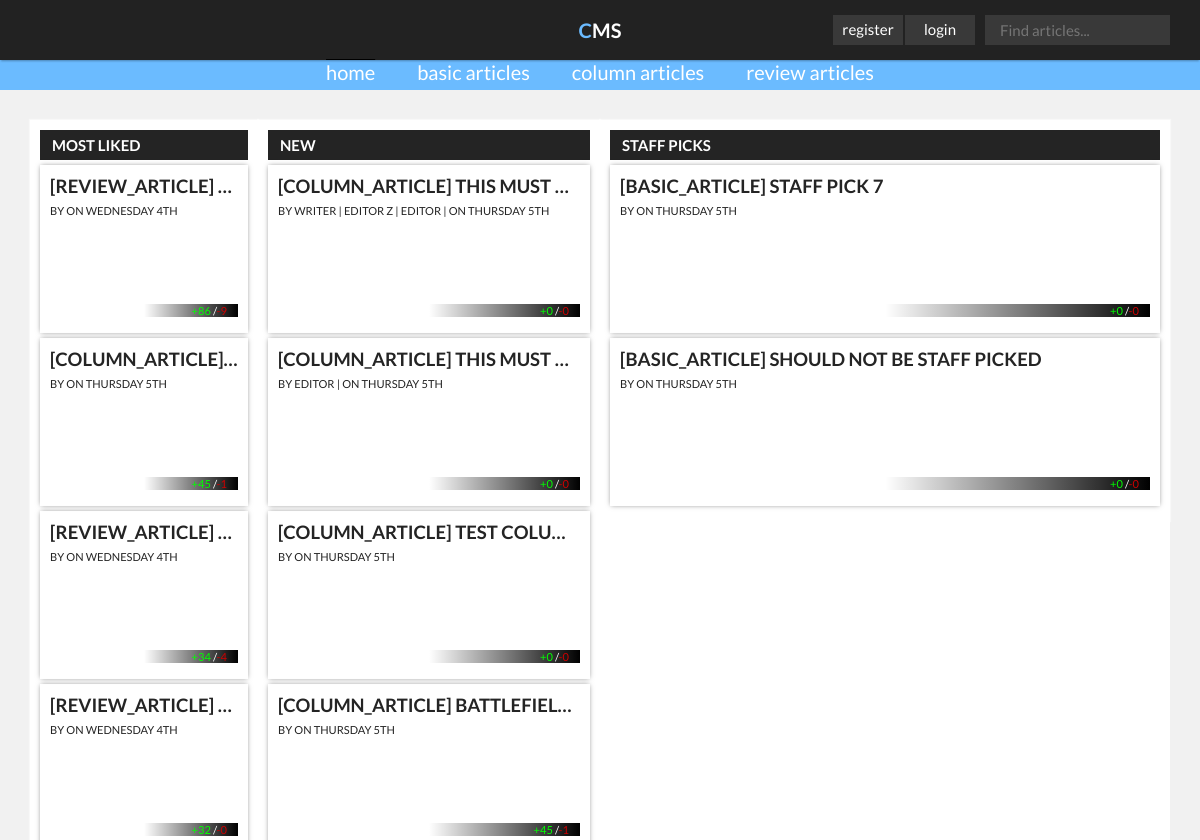
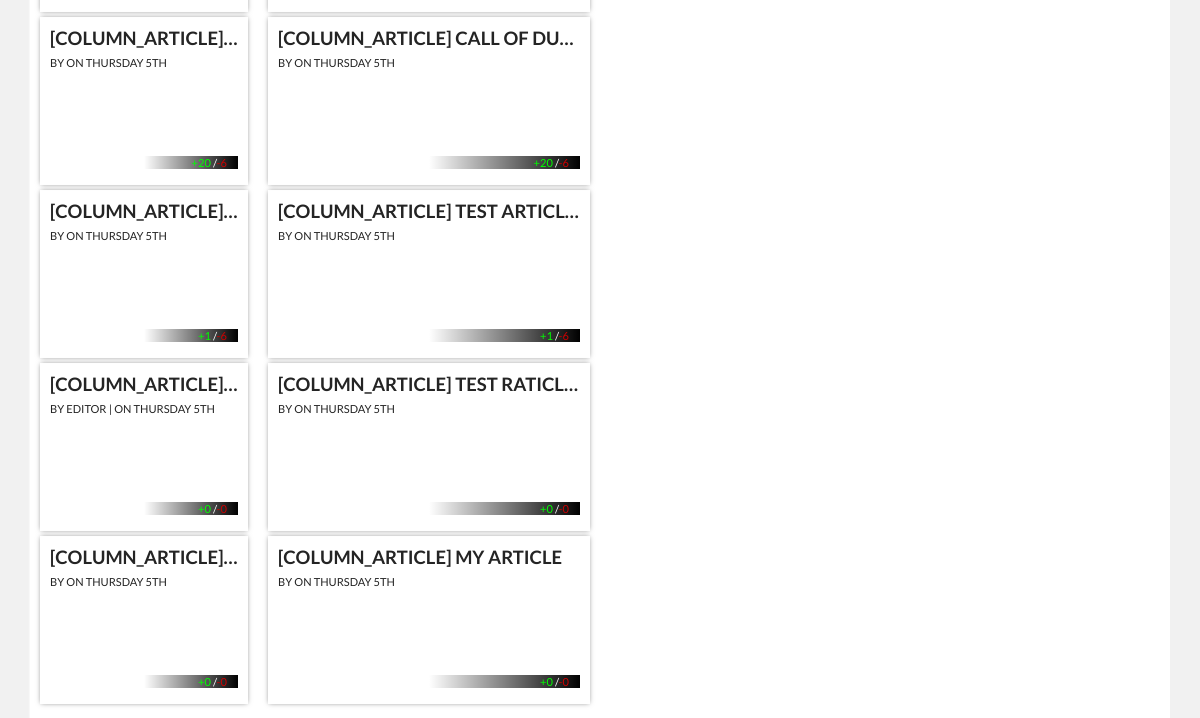
The page /index.php?page=home on the database as committed earlier (2 pictures, top to bottom).
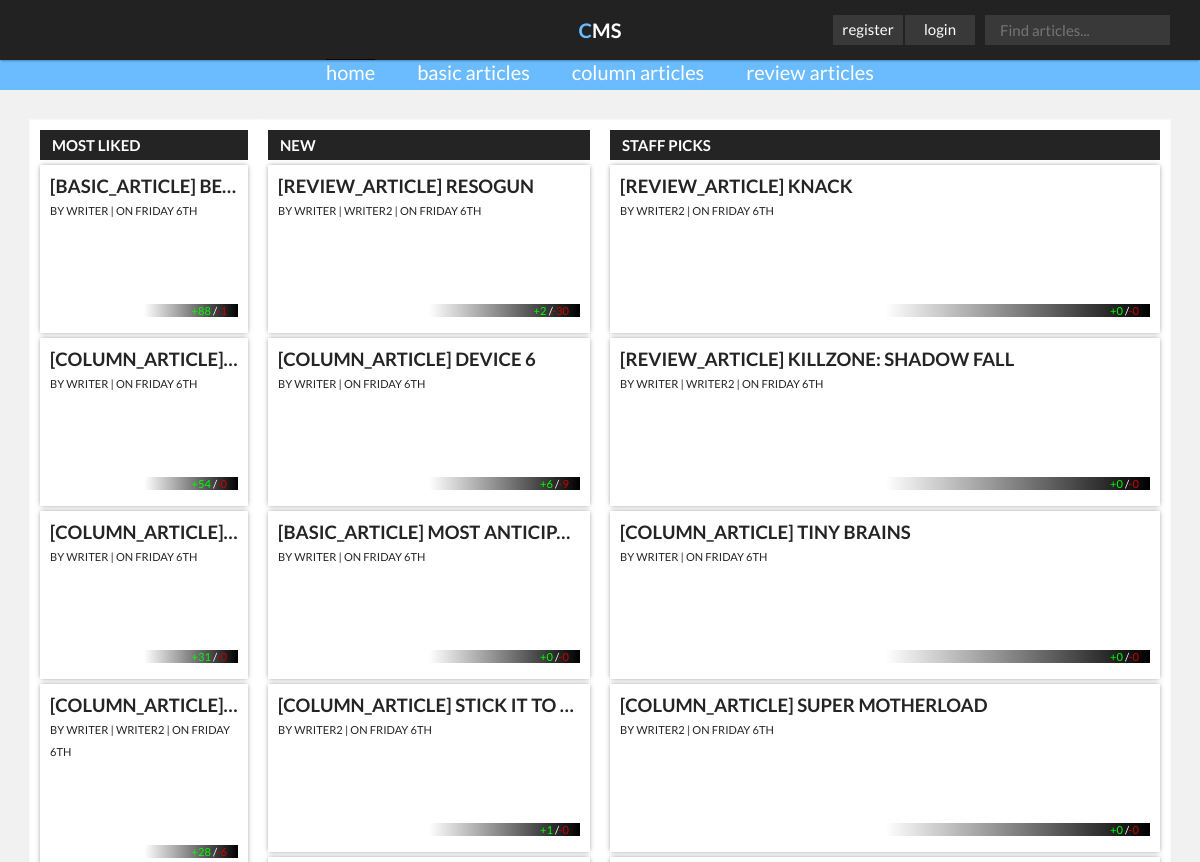
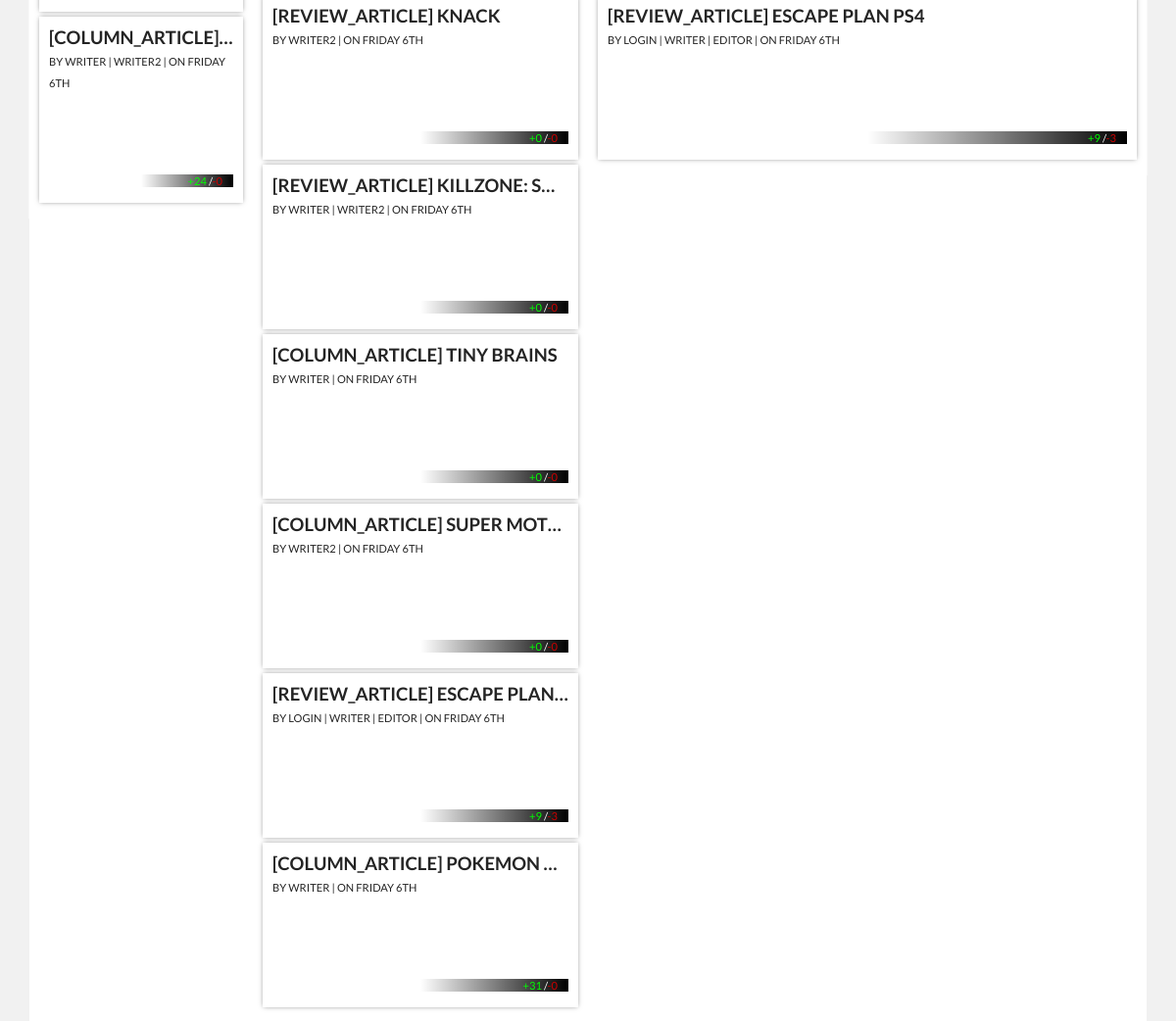
The same page on the database as committed later (2 pictures, top to bottom).
### tables this page shows
CREATE TABLE `articles` (
  `article_id` int(6) NOT NULL AUTO_INCREMENT,
  `article_title` varchar(100) NOT NULL,
  `article_content` text NOT NULL,
  `article_timestamp` int(11) NOT NULL,
  `article_image` varchar(255) NOT NULL,
  `article_status` varchar(30) NOT NULL,
  `article_type` varchar(30) NOT NULL,
  `article_staff_pick` tinyint(4) DEFAULT '0',
  PRIMARY KEY (`article_id`)
);

CREATE TABLE `article_likes` (
  `article_like_id` int(6) NOT NULL AUTO_INCREMENT,
  `article_like_amount` int(6) NOT NULL DEFAULT '0',
  `article_id` int(6) NOT NULL,
  PRIMARY KEY (`article_like_id`),
  KEY `article_id` (`article_id`),
  CONSTRAINT `article_likes_ibfk_1` FOREIGN KEY (`article_id`) REFERENCES `articles` (`article_id`)
);

CREATE TABLE `article_dislikes` (
  `article_dislike_id` int(6) NOT NULL AUTO_INCREMENT,
  `article_dislike_amount` int(6) NOT NULL,
  `article_id` int(6) NOT NULL,
  PRIMARY KEY (`article_dislike_id`),
  KEY `article_id` (`article_id`),
  CONSTRAINT `article_dislikes_ibfk_1` FOREIGN KEY (`article_id`) REFERENCES `articles` (`article_id`)
);

CREATE TABLE `users` (
  `user_id` int(6) NOT NULL AUTO_INCREMENT,
  `user_name` varchar(255) NOT NULL,
  `user_password` varchar(255) NOT NULL,
  `user_role` varchar(30) NOT NULL,
  PRIMARY KEY (`user_id`)
);

### views/AUView.php (called while the page is built, shortened)
<?php
class AUView {
    private $articlesModel;
    public function __construct( $controller, $articlesModel, $usersModel ){
        $this->articlesModel    = $articlesModel;
    }
    public function output_home_articles(){
        include 'html/header.html.php';
        $most_liked_articles = $this->articlesModel->getMostLikedArticles();
        $newest_articles = $this->articlesModel->getNewestArticles();
        $staff_picked_articles = (array)$this->articlesModel->getStaffPickedArticles();
        include 'html/home.html.php';
        include 'html/footer.html.php';
    }
}
 ?>

### models/ArticlesModel.php (called while the page is built, shortened)
<?php
include_once "config/connection.php";
include_once "models/Article.php";
class ArticlesModel {
    public function getLikes( $article_id ) {
        global $pdo;
        $query = $pdo->prepare("SELECT article_like_amount FROM article_likes WHERE article_id = ? ");
        $query->bindValue(1, $article_id);
        $query->execute();
        $article_like_amount = $query->fetchColumn();
        return $article_like_amount;
    }
    public function getDislikes( $article_id ) {
        global $pdo;
        $query = $pdo->prepare("SELECT article_dislike_amount FROM article_dislikes WHERE article_id = ? ");
        $query->bindValue(1, $article_id);
        $query->execute();
        $article_dislike_amount = $query->fetchColumn();
        return $article_dislike_amount;
    }
    public function getArticleAuthors( $article_id ) {
        global $pdo;
        $query = $pdo->prepare("
          SELECT U.user_name
          FROM users U
          INNER JOIN article_authors  AU ON U.user_id = AU.user_id
          WHERE AU.article_id = ?");
        $query->bindValue(1, $article_id);
        $query->execute();
        $article_authors = $query->fetchAll();
        return $article_authors;
    }
    public function getMostLikedArticles() {
        global $pdo;
        $query = $pdo->prepare("
                                SELECT a . *
                                FROM articles AS a
                                JOIN article_likes AS al ON al.article_id = a.article_id
                                ORDER BY al.article_like_amount DESC
                                LIMIT 0 , 10
        ");
        $query->execute();
        $rows = $query->fetchAll();
        foreach($rows as $row){
            $article = new Article(
               $row['article_id']
               ,$row['article_title']
               ,$row['article_content']
               ,$row['article_timestamp']
               ,$row['article_image']
               ,$row['article_status']
               ,$row['article_type']
               ,$row['article_staff_pick']
              );
            $most_liked_articles[] = $article;
        }
        return $most_liked_articles;
    }
    public function getNewestArticles() {
        global $pdo;
        $query = $pdo->prepare("
                                SELECT a . *
                                FROM articles AS a
                                ORDER BY a.article_timestamp DESC
                                LIMIT 0 , 10
        ");
        $query->execute();
        $rows = $query->fetchAll();
        foreach($rows as $row){
            $article = new Article(
               $row['article_id']
               ,$row['article_title']
               ,$row['article_content']
               ,$row['article_timestamp']
               ,$row['article_image']
               ,$row['article_status']
               ,$row['article_type']
               ,$row['article_staff_pick']
              );
            $newest_articles[] = $article;
        }
        return $newest_articles;
    }
    public function getStaffPickedArticles() {
        global $pdo;
        $query = $pdo->prepare("
                                SELECT a . *
                                FROM articles AS a
                                WHERE a.article_staff_pick = 1
                                ORDER BY a.article_timestamp DESC
                                LIMIT 0 , 10
        ");
        $query->execute();
        $rows = $query->fetchAll();
        foreach($rows as $row){
            $article = new Article(
               $row['article_id']
               ,$row['article_title']
               ,$row['article_content']
               ,$row['article_timestamp']
               ,$row['article_image']
               ,$row['article_status']
               ,$row['article_type']
               ,$row['article_staff_pick']
              );
            $staff_picked_articles[] = $article;
        }
        return $staff_picked_articles;
    }
}
?>

### models/article.php (called while the page is built, shortened)
<?php
	class Article {
		 public function __construct($article_id, $article_title, $article_content, $article_timestamp, $article_image, $article_status, $article_type, $article_staff_pick){
		 	$this->id = $article_id;
		 	$this->title = $article_title;
		 	$this->timestamp = $article_timestamp;
		 	$this->image = $article_image;
		 	$this->status = $article_status;
		 	$this->type = $article_type;
		 	return true;
		 }
		 public function getArticleId(){
		 	return $this->id;
		 }
		 public function getArticleTitle(){
		 	return $this->title;
		 }
		 public function getArticleTimestamp(){
		 	return $this->timestamp;
		 }
		 public function getArticleImage(){
		 	return $this->image;
		 }
		 public function getArticleStatus(){
		 	return $this->status;
		 }
		 public function getArticleType(){
		 	return $this->type;
		 }
	}
 ?>

### views/html/home.html.php (the view)
<div class="content">
    <div class="block">
        <h2>Most liked</h2>
        <ol>
            <?php foreach($most_liked_articles as $article): ?>
                <?php if( $article->getArticleStatus() == "published") { ?>
                <li>
                <a href="index.php?show=<?php echo $article->getArticleId(); ?>">
                    <h4>[<?php echo $article->getArticleType(); ?>] <?php echo $article->getArticleTitle(); ?></h4>
                    <small>by
                        <?php $article_authors = $this->articlesModel->getArticleAuthors( $article->getArticleId() ); ?>
                        <?php foreach($article_authors as $author): ?>
                            <?php print $author['user_name']; ?> |
                        <?php endforeach; ?>
                    </small>
                    <small>on <?php echo date("l jS", $article->getArticleTimestamp()); ?></small>
                    <div class="small-thumb" style="background-image: url(<?php echo $article->getArticleImage(); ?>);"></div>
                    <small class="likes-dislikes pull-right">
                        <span class="green">+<?php echo $this->articlesModel->getLikes( $article->getArticleId() ); ?></span>
                        /<span class="red">-<?php echo $this->articlesModel->getDislikes( $article->getArticleId() ); ?></span>
                    </small>
                </a>
            </li>
        <?php } ?>
    <?php endforeach; ?>
        </ol>
    </div>
    <div class="block">
        <h2>New</h2>
        <ol>
            <?php foreach($newest_articles as $article): ?>
                <?php if( $article->getArticleStatus() == "published") { ?>
                <li>
                <a href="index.php?show=<?php echo $article->getArticleId(); ?>">
                    <h4>[<?php echo $article->getArticleType(); ?>] <?php echo $article->getArticleTitle(); ?></h4>
                    <small>by
                        <?php $article_authors = $this->articlesModel->getArticleAuthors( $article->getArticleId() ); ?>
                        <?php foreach($article_authors as $author): ?>
                            <?php print $author['user_name']; ?> |
                        <?php endforeach; ?>
                    </small>
                    <small>on <?php echo date("l jS", $article->getArticleTimestamp()); ?></small>
                    <div class="small-thumb" style="background-image: url(<?php echo $article->getArticleImage(); ?>);"></div>
                    <small class="likes-dislikes pull-right">
                        <span class="green">+<?php echo $this->articlesModel->getLikes( $article->getArticleId() ); ?></span>
                        /<span class="red">-<?php echo $this->articlesModel->getDislikes( $article->getArticleId() ); ?></span>
                    </small>
                </a>
                </li>
                <?php } ?>
            <?php endforeach; ?>
        </ol>
    </div>
    <div class="block">
        <h2>Staff picks</h2>
        <ol>
            <?php foreach($staff_picked_articles as $article): ?>
                <?php if( $article->getArticleStatus() == "published") { ?>
                <li>
                <a href="index.php?show=<?php echo $article->getArticleId(); ?>">
                    <h4>[<?php echo $article->getArticleType(); ?>] <?php echo $article->getArticleTitle(); ?></h4>
                    <small>by
                        <?php $article_authors = $this->articlesModel->getArticleAuthors( $article->getArticleId() ); ?>
                        <?php foreach($article_authors as $author): ?>
                            <?php print $author['user_name']; ?> |
                        <?php endforeach; ?>
                    </small>
                    <small>on <?php echo date("l jS", $article->getArticleTimestamp()); ?></small>
                    <div class="small-thumb" style="background-image: url(<?php echo $article->getArticleImage(); ?>);"></div>
                    <small class="likes-dislikes pull-right">
                        <span class="green">+<?php echo $this->articlesModel->getLikes( $article->getArticleId() ); ?></span>
                        /<span class="red">-<?php echo $this->articlesModel->getDislikes( $article->getArticleId() ); ?></span>
                    </small>
                </a>
            </li>
        <?php } ?>
    <?php endforeach; ?>
        </ol>
    </div>
</div>

Rows that differ between the two databases and show on the page:
no longer on this page (row edited): articles: article_type "REVIEW_ARTICLE", article_timestamp "WEDNESDAY 4TH", article_id.article_like_amount "86", article_id.article_dislike_amount "9", shown under "MOST LIKED"
no longer on this page (row edited): articles: article_type "COLUMN_ARTICLE", article_timestamp "THURSDAY 5TH", article_id.article_like_amount "45", article_id.article_dislike_amount "1", article_title "BATTLEFIEL…"
no longer on this page (row edited): articles: article_type "REVIEW_ARTICLE", article_timestamp "WEDNESDAY 4TH", article_id.article_like_amount "34", article_id.article_dislike_amount "4", shown under "MOST LIKED"
no longer on this page (row edited): articles: article_type "REVIEW_ARTICLE", article_timestamp "WEDNESDAY 4TH", article_id.article_like_amount "32", article_id.article_dislike_amount "0", shown under "MOST LIKED"
no longer on this page (row edited): articles: article_type "COLUMN_ARTICLE", article_timestamp "THURSDAY 5TH", article_id.article_like_amount "20", article_id.article_dislike_amount "6", article_title "CALL OF DU…"
removed articles: article_type "COLUMN_ARTICLE", article_timestamp "THURSDAY 5TH", article_id.article_like_amount "1", article_id.article_dislike_amount "6", article_title "TEST ARTICL…"
no longer on this page (row edited): articles: article_type "COLUMN_ARTICLE", article_timestamp "THURSDAY 5TH", article_id.article_like_amount "0", article_id.article_dislike_amount "0", article_title "THIS MUST…", users (user_name "EDITOR")
removed articles: article_type "COLUMN_ARTICLE", article_timestamp "THURSDAY 5TH", article_id.article_like_amount "0", article_id.article_dislike_amount "0", article_title "TEST COLU…"
no longer on this page (row edited): articles: article_type "COLUMN_ARTICLE", article_title "THIS MUST…", article_timestamp "THURSDAY 5TH", article_id.article_like_amount "0", article_id.article_dislike_amount "0", users (user_name "WRITER"), users (user_name "EDITOR"), shown under "NEW"
no longer on this page (row unchanged): users: user_name "EDITOR Z", shown under "COLUMN_ARTICLE"
removed articles: article_type "COLUMN_ARTICLE", article_title "TEST RATICL…", article_timestamp "THURSDAY 5TH", article_id.article_like_amount "0", article_id.article_dislike_amount "0", shown under "NEW"
removed articles: article_type "COLUMN_ARTICLE", article_title "MY ARTICLE", article_timestamp "THURSDAY 5TH", article_id.article_like_amount "0", article_id.article_dislike_amount "0", shown under "NEW"
removed articles: article_type "BASIC_ARTICLE", article_title "STAFF PICK 7", article_timestamp "THURSDAY 5TH", article_id.article_like_amount "0", article_id.article_dislike_amount "0", shown under "STAFF PICKS"
removed articles: article_type "BASIC_ARTICLE", article_title "SHOULD NOT BE STAFF PICKED", article_timestamp "THURSDAY 5TH", article_id.article_like_amount "0", article_id.article_dislike_amount "0", shown under "STAFF PICKS"
added articles: article_type "BASIC_ARTICLE", article_title "BE…", article_timestamp "FRIDAY 6TH", article_id.article_like_amount "88", article_id.article_dislike_amount "1", users (user_name "WRITER"), shown under "MOST LIKED"
added articles: article_type "COLUMN_ARTICLE", article_timestamp "FRIDAY 6TH", article_id.article_like_amount "54", article_id.article_dislike_amount "0", users (user_name "WRITER"), shown under "MOST LIKED"
added articles: article_type "COLUMN_ARTICLE", article_timestamp "FRIDAY 6TH", article_id.article_like_amount "31", article_id.article_dislike_amount "0", article_title "POKEMON…", users (user_name "WRITER")
added articles: article_type "COLUMN_ARTICLE", article_timestamp "FRIDAY 6TH", article_id.article_like_amount "28", article_id.article_dislike_amount "6", users (user_name "WRITER"), shown under "MOST LIKED"
added users: user_name "WRITER2"
added articles: article_type "COLUMN_ARTICLE", article_timestamp "FRIDAY 6TH", article_id.article_like_amount "24", article_id.article_dislike_amount "0", users (user_name "WRITER"), shown under "MOST LIKED"
added articles: article_type "REVIEW_ARTICLE", article_title "RESOGUN", article_timestamp "FRIDAY 6TH", article_id.article_like_amount "2", article_id.article_dislike_amount "30", users (user_name "WRITER"), shown under "NEW"
added articles: article_type "COLUMN_ARTICLE", article_title "DEVICE 6", article_timestamp "FRIDAY 6TH", article_id.article_like_amount "6", article_id.article_dislike_amount "9", users (user_name "WRITER"), shown under "NEW"
added articles: article_type "BASIC_ARTICLE", article_title "MOST ANTICIP…", article_timestamp "FRIDAY 6TH", article_id.article_like_amount "0", article_id.article_dislike_amount "0", users (user_name "WRITER"), shown under "NEW"
added articles: article_type "COLUMN_ARTICLE", article_title "STICK IT TO…", article_timestamp "FRIDAY 6TH", article_id.article_like_amount "1", article_id.article_dislike_amount "0", shown under "NEW"
added articles: article_type "REVIEW_ARTICLE", article_title "KNACK", article_timestamp "FRIDAY 6TH", article_id.article_like_amount "0", article_id.article_dislike_amount "0"
added articles: article_type "REVIEW_ARTICLE", article_title "KILLZONE: S…", article_timestamp "FRIDAY 6TH", article_id.article_like_amount "0", article_id.article_dislike_amount "0", article_title "KILLZONE: SHADOW FALL", users (user_name "WRITER")
added articles: article_type "COLUMN_ARTICLE", article_title "TINY BRAINS", article_timestamp "FRIDAY 6TH", article_id.article_like_amount "0", article_id.article_dislike_amount "0", users (user_name "WRITER")
added articles: article_type "COLUMN_ARTICLE", article_title "SUPER MOT…", article_timestamp "FRIDAY 6TH", article_id.article_like_amount "0", article_id.article_dislike_amount "0", article_title "SUPER MOTHERLOAD"
now on this page (row edited): articles: article_type "REVIEW_ARTICLE", article_title "ESCAPE PLAN…", article_timestamp "FRIDAY 6TH", article_id.article_like_amount "9", article_id.article_dislike_amount "3", article_title "ESCAPE PLAN PS4", users (user_name "WRITER"), users (user_name "EDITOR")
now on this page (row unchanged): users: user_name "LOGIN"
